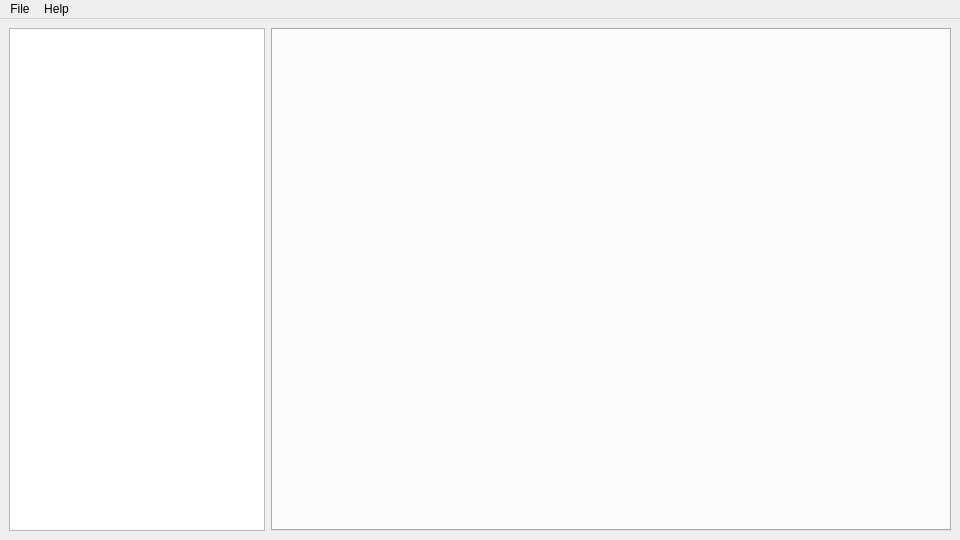
<?xml version="1.0" encoding="UTF-8"?>
<ui version="4.0">
 <class>MainWindow</class>
 <widget class="QMainWindow" name="MainWindow">
  <property name="geometry">
   <rect>
    <x>0</x>
    <y>0</y>
    <width>960</width>
    <height>540</height>
   </rect>
  </property>
  <property name="windowTitle">
   <string>KFModTool</string>
  </property>
  <widget class="QWidget" name="centralwidget">
   <layout class="QHBoxLayout" name="horizontalLayout" stretch="0,1">
    <item>
     <widget class="QTreeView" name="filesTree">
      <property name="sizePolicy">
       <sizepolicy hsizetype="Minimum" vsizetype="Minimum">
        <horstretch>0</horstretch>
        <verstretch>0</verstretch>
       </sizepolicy>
      </property>
      <property name="editTriggers">
       <set>QAbstractItemView::NoEditTriggers</set>
      </property>
     </widget>
    </item>
    <item>
     <widget class="QTabWidget" name="editorTabs">
      <property name="tabPosition">
       <enum>QTabWidget::North</enum>
      </property>
      <property name="documentMode">
       <bool>false</bool>
      </property>
      <property name="tabsClosable">
       <bool>true</bool>
      </property>
     </widget>
    </item>
   </layout>
  </widget>
  <widget class="QMenuBar" name="menubar">
   <property name="geometry">
    <rect>
     <x>0</x>
     <y>0</y>
     <width>960</width>
     <height>19</height>
    </rect>
   </property>
   <widget class="QMenu" name="menuFile">
    <property name="title">
     <string>File</string>
    </property>
    <addaction name="actionLoad_files"/>
    <addaction name="actionSave_changes"/>
    <addaction name="separator"/>
    <addaction name="actionExit"/>
   </widget>
   <widget class="QMenu" name="menuHelp">
    <property name="title">
     <string>Help</string>
    </property>
    <addaction name="actionAbout_KFModTool"/>
    <addaction name="actionAbout_Qt"/>
   </widget>
   <addaction name="menuFile"/>
   <addaction name="menuHelp"/>
  </widget>
  <action name="actionLoad_files">
   <property name="text">
    <string>Load files...</string>
   </property>
   <property name="shortcut">
    <string>Ctrl+O</string>
   </property>
  </action>
  <action name="actionSave_changes">
   <property name="text">
    <string>Save changes</string>
   </property>
   <property name="shortcut">
    <string>Ctrl+S</string>
   </property>
  </action>
  <action name="actionAbout_KFModTool">
   <property name="text">
    <string>About KFModTool</string>
   </property>
  </action>
  <action name="actionAbout_Qt">
   <property name="text">
    <string>About Qt</string>
   </property>
  </action>
  <action name="actionExit">
   <property name="text">
    <string>Exit</string>
   </property>
   <property name="shortcut">
    <string>Ctrl+Q</string>
   </property>
   <property name="shortcutContext">
    <enum>Qt::WindowShortcut</enum>
   </property>
  </action>
 </widget>
 <resources/>
 <connections/>
</ui>
